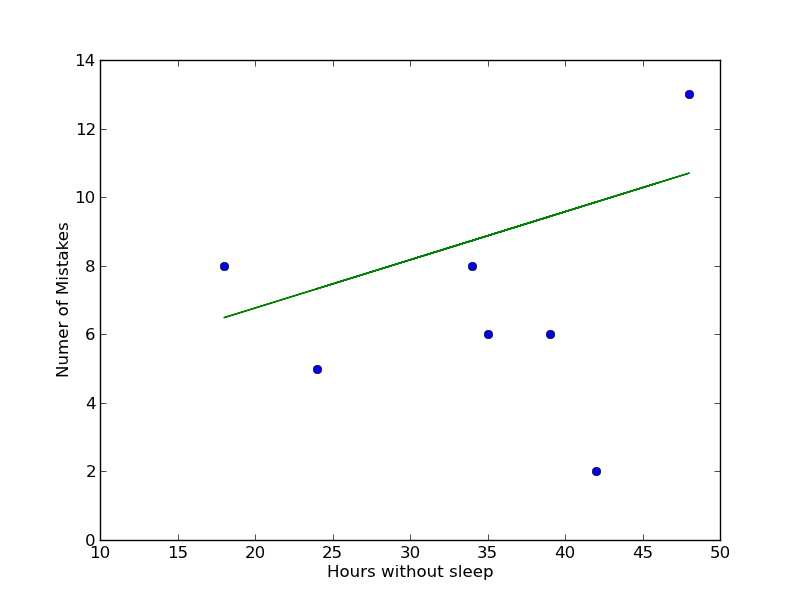

This figure's Python source:
import pylab
from scipy import stats

# our data
nosleep = [ 39, 18, 48, 24, 46, 35, 30, 34, 42 ]
mistakes = [ 6, 8, 13, 5, 17, 6, 15, 8, 2 ]

# calculate the regression equation
m, b, r, p, std_err = stats.linregress( nosleep, mistakes )
fit = pylab.polyfit( nosleep, mistakes, 1 )
fit_fn = pylab.poly1d( fit )

# plot scatter and regression line
pylab.plot( nosleep, mistakes, 'o', nosleep, fit_fn ( nosleep) )

# add the (written) equation to the plot
equation = "y' = %.3f x %+.3f" % ( m, b )
#pylab.figtext( 0.5, 0.4, equation )

# adjust the graph's details
pylab.xlabel("Hours without sleep")
pylab.ylabel("Numer of Mistakes")
pylab.xlim([10,50])
pylab.ylim([0,14]) 
pylab.show()
